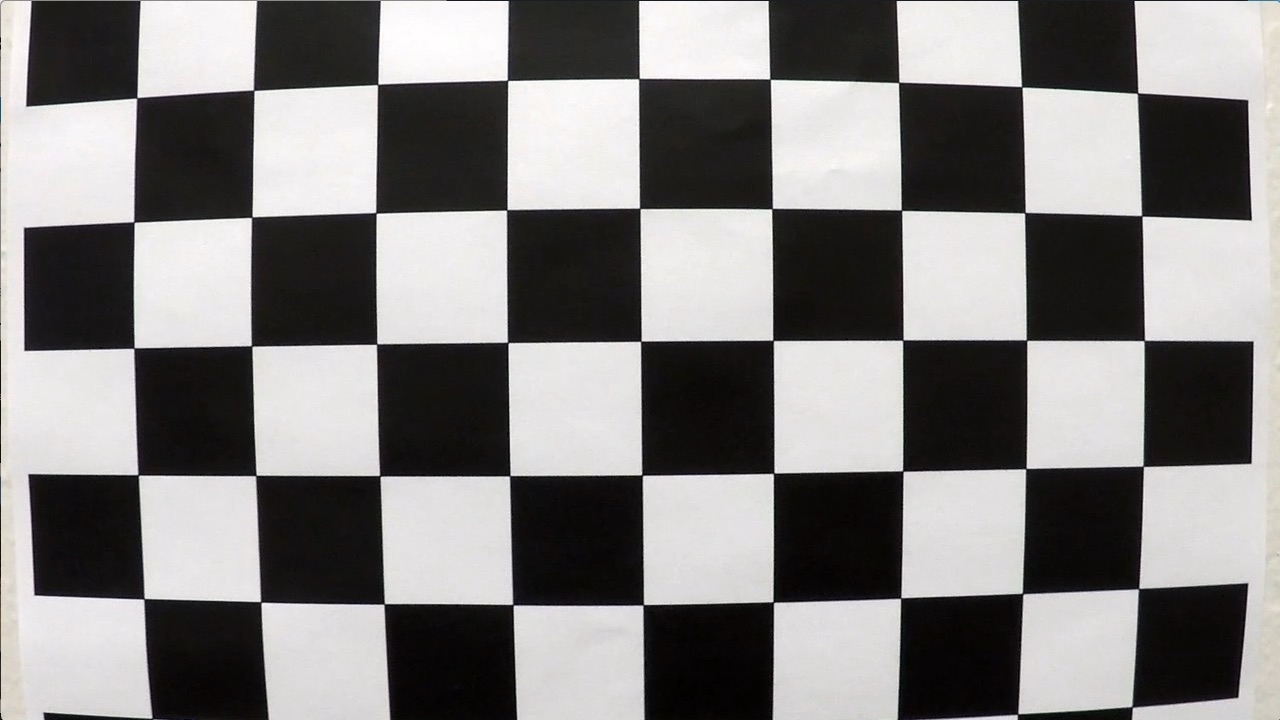
#> input picture camera_cal/calibration1.jpg, 1280 x 720 px; the run also reads 2 pictures not shown here
$ jupyter execute --allow-errors Advanced-Lane-Lines-P4.ipynb   (shell and % lines are left out)   (older library calls are emulated)
#> lines starting #> are read from the running program, lines starting #| are printed output that depends on the picture; after the words box and inside, x2 and y2 are one past the last pixel; in counts of white or black regions, pixels touching at a corner belong together
[cell 1]
# Modules
import pickle
import os
import cv2
import glob
import numpy as np
import matplotlib.pyplot as plt
import time
from collections import deque

# Section 1: Camera Calibration

This section presents the method I did camera calibration. I designed a `CameraCalibrator`. During calibrating, it  searches valid chessboard pattens from $9 \times 6$ to $2 \times 2$. The `CameraCalibrator` also offers an `undistort` function to undistort camera images using calibrated matrixes.

---
## 1.1 The Camera Calibrator

The following code cell describes how I design the `CameraCalibrator`.

[cell 2]
# Camera calibration

class CameraCalibrator(object):

    def __init__(self):
        # Declare calibration matrixes.
        self.mtx = None
        self.dist = None

    def _gen_points(self, patten):
        '''Generate object points of one image using given patten.'''
        points = np.zeros((np.multiply(*patten), 3), np.float32)
        points[:, :2] = np.mgrid[0:patten[0], 0:patten[1]].T.reshape(-1, 2)
        return points

    def calibrate(self, chessboard_img_path, chessboard_patten=(9, 6), img_size=(1280, 720)):
        # Search pattens that may be smaller than default
#> called with chessboard_img_path = 'camera_cal/', chessboard_patten = (9, 6), img_size = (1280, 720)
        nx, ny = chessboard_patten
        pattens = [(x, y) for x in range(nx, 2, -1) for y in range(ny, 2, -1)]
        # calibrate using all images.
        images = glob.glob(os.path.join(chessboard_img_path, '*.jpg'))
        objpoints = []  # 3D object points of the chessboard.
        imgpoints = []  # 2D corner points in image plane.
        for idx, img_path in enumerate(images):
            img = plt.imread(img_path)
#> img is the input picture: shape (720, 1280, 3); mean R, G, B 130.1, 128.4, 127.8
            if (img.shape[1], img.shape[0]) != img_size:
                img = cv2.resize(img, img_size)
            gray = cv2.cvtColor(img, cv2.COLOR_RGB2GRAY)
            for patten in pattens:
                ret, corners = cv2.findChessboardCorners(gray, patten, None)
                if ret:
                    points = self._gen_points(patten)
                    objpoints.append(points)
                    imgpoints.append(corners)
                    break
                else:
                    continue
#> this loop made 2 passes
#> ret on passes 1 to 2: False, True
#> after the loop, imgpoints = 1 item; objpoints = 1 item
        assert len(imgpoints) > 0, 'No corners found!'
        _, self.mtx, self.dist, _, _ = cv2.calibrateCamera(objpoints, imgpoints,
                                                           img_size, None, None)
#> self.mtx = [[2934.5, 0, 429.2], [0, 2989.2, 297], [0, 0, 1]]; self.dist = [[-1.34, -13.69, 0.0587, 0.136, 137.7]]
        print('Calibration Done!')

    def undistort(self, img):
        assert self.mtx is not None, 'Er... No calibration matrix found!'
        return cv2.undistort(img, self.mtx, self.dist, None, self.mtx)

    def save_matrix(self, fname='camera_mtx_dist.pk'):
        camera_mtx_dist = {}
        camera_mtx_dist['mtx'] = self.mtx
        camera_mtx_dist['dist'] = self.dist
        with open(fname, 'wb') as f:
            pickle.dump(camera_mtx_dist, f)
        print('Camera calibration mtx and dist saved to {}'.format(fname))

    # [6 lines left out: function load_matrix, not called in this run]

## 1.2 Calibrate chessboard images

Calculate the calibration matrixes using the chessboard images under `camera_cal/` directory.

[cell 3]
cc = CameraCalibrator()
cc.calibrate(chessboard_img_path='camera_cal/')
cc.save_matrix()
undistort = cc.undistort  # rename function for easy use.

Here is an example of an undistorted chessboard image. The result seems just right.

[cell 4]
img = plt.imread('camera_cal/calibration1.jpg')
undistorted = undistort(img)
plt.figure(figsize=(12, 4), dpi=100)
plt.subplot(1, 2, 1)
plt.imshow(img)
plt.title('Original Image')
plt.subplot(1, 2, 2)
plt.imshow(undistorted)
plt.title('Undistorted Image')
plt.savefig('chessboard_undistortion.jpg')
plt.show()

Here, I applied the `undistort` function to all the test images under `test_images/` directory.

[cell 5]
test_img_paths = sorted(glob.glob('test_images/*.jpg'))

for test_img_path in test_img_paths:
    img = plt.imread(test_img_path)
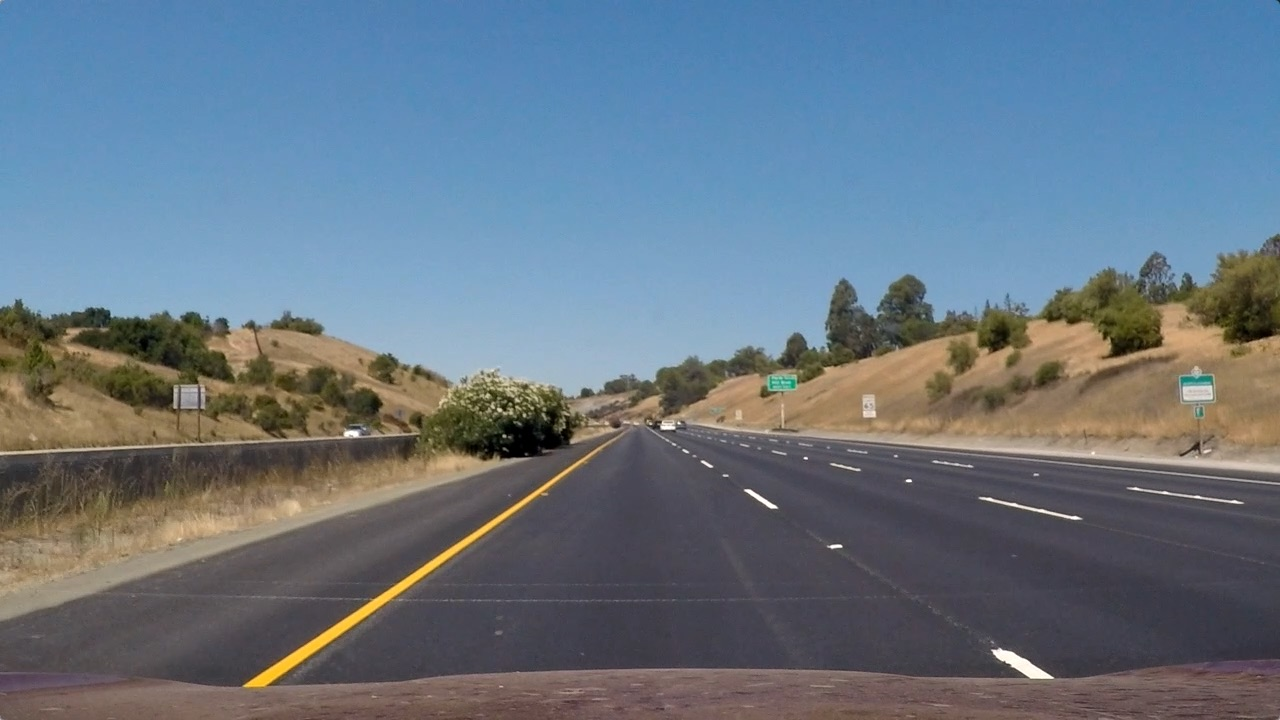
#> input picture test_images/straight_lines1.jpg, 1280 x 720 px
#> img is the input picture: shape (720, 1280, 3); mean R, G, B 103.2, 117.7, 131.2
    undist = undistort(img)
    basename = os.path.basename(test_img_path)
    plt.imsave(os.path.join('output_images', basename.split('.')[0]+'_undist.jpg'), undist)

[cell 6]
img = plt.imread('test_images/test5.jpg')
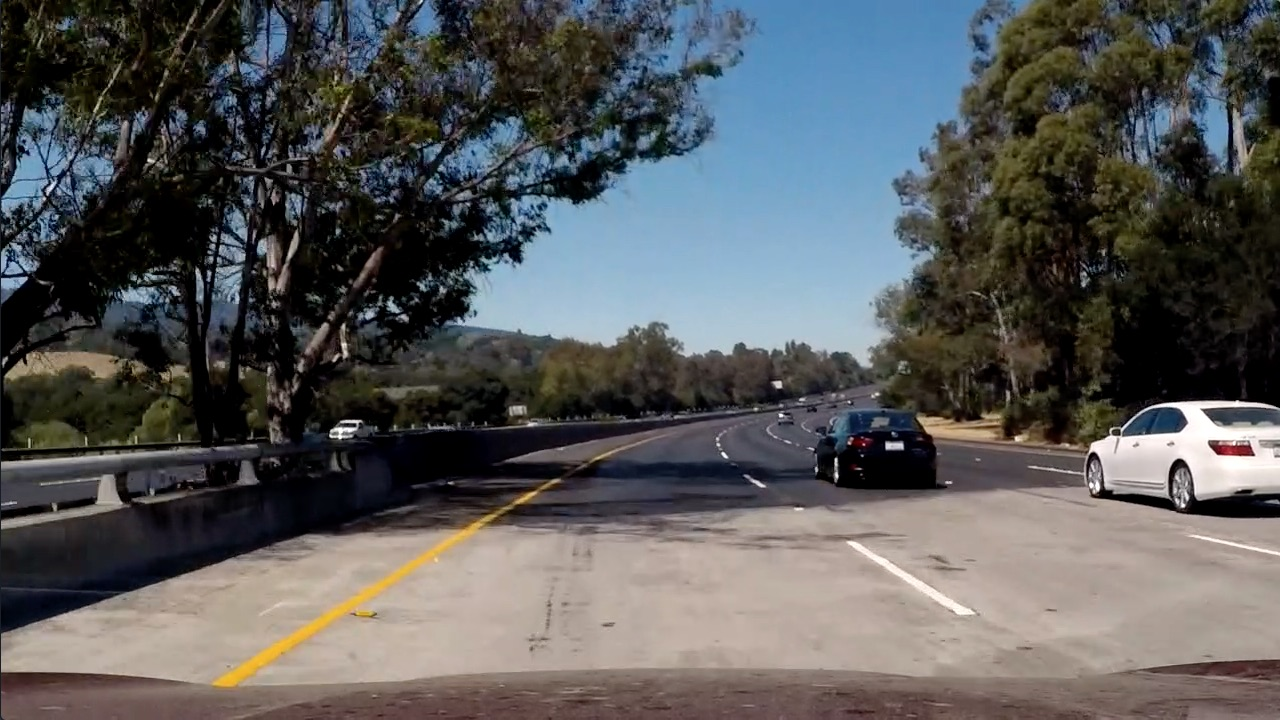
#> input picture test_images/test5.jpg, 1280 x 720 px
#> img is the input picture: shape (720, 1280, 3); mean R, G, B 88.5, 89.3, 89.8
img_undist = plt.imread('output_images/test5_undist.jpg')
plt.figure(figsize=(12, 4), dpi=100)
plt.subplot(1, 2, 1)
plt.imshow(img)
plt.title('Original Image')
plt.subplot(1, 2, 2)
plt.imshow(img_undist)
plt.title('Undistorted Image')
plt.savefig('undistortion_example.jpg')
plt.show()

# Section 2: Binary Filter for Lane Lines

In this section, I designed a `LaneLineFilter` to extract lane line pixels from a camera image into a binary image. I **spared no effort** in trying to find out the best way to extract line pixels. Finally I got the following tricks:
- **Use LAB color space.** L channel is actually the grayscale of the image, I did sobel gradient calculation on this channel. And B channel actually represents how ***yellow*** the image is, which is perfectly to detect yellow line pixels.
- **Gaussian smooth the absolute sobel gradients.** This to some extent reduces the noise pixels of the sobel results.
- **Take median-value filtering.** For L & B channels, the pixels smaller than their median value are set to the median. This is pretty cool since it filtered some darker but not lane line pixels, making the sobel gradients clean. This is especially useful when processing `challenge_video.mp4`.

---

The following code cell describes how the `LaneLineFilter` is implemented.

[cell 7]
class LaneLineFilter(object):
    '''
    A binary filter for lane lines.
    '''
    def __init__(self, sobel_thresh=(20, 100), sobel_kernel=3, sm_kernel=3,
                 l_thresh=170, b_thresh=60):
        self.sobel_thresh = sobel_thresh
        self.sobel_kernel = sobel_kernel
        self.sm_kernel = sm_kernel  # Gaussian smooth kernel size
        # The thresholds of the scaled and median-subtracted L & B channels of LAB color space image.
        self.l_thresh = l_thresh
        self.b_thresh = b_thresh

    def _lab_thresh(self, img):
        '''
        Input should be a RGB image array.
        Return is a processed binary of the LAB color space image.
        '''
        lab = cv2.cvtColor(img, cv2.COLOR_RGB2LAB)
#> lab: shape (720, 1280, 3); mean of channels 0, 1, 2 93.8, 128.6, 128
        L = lab[:, :, 0]
        B = lab[:, :, 2]
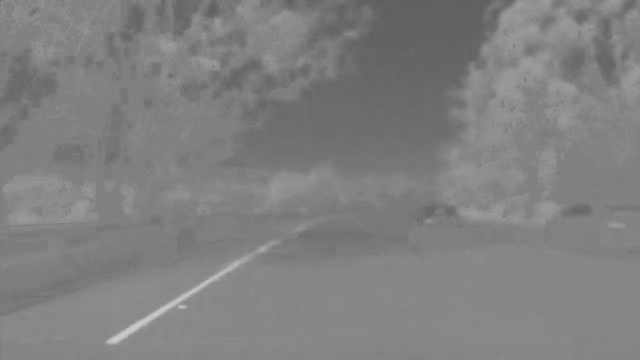
#> B: shape (720, 1280) (shown at 1/2 size); min 93, max 203, mean 128
        # Median filtering
        median_L = np.int(np.median(L))
#> median_L = 86
        median_B = np.int(np.median(B))
#> median_B = 130
        L[L < median_L] = median_L
        B[B < median_B] = median_B
        # Calculate line profile gradients for L channel
        sx = cv2.Sobel(L, cv2.CV_32F, 1, 0, ksize=self.sobel_kernel)
        sy = cv2.Sobel(L, cv2.CV_32F, 0, 1, ksize=self.sobel_kernel)
        abs_sx = np.abs(sx)
        abs_sy = np.abs(sy)
        scaled_sx = np.uint8(255 * abs_sx / np.max(abs_sx))
        scaled_sy = np.uint8(255 * abs_sy / np.max(abs_sy))
        # Gaussian smoothing to reduce noises
        scaled_sx = cv2.GaussianBlur(scaled_sx, (self.sm_kernel,)*2, self.sm_kernel)
        scaled_sy = cv2.GaussianBlur(scaled_sy, (self.sm_kernel,)*2, self.sm_kernel)
        # Sobel thresh
        binary = np.zeros_like(scaled_sx)
        min_thresh, max_thresh = self.sobel_thresh
        binary[(scaled_sx > min_thresh) & (scaled_sx <= max_thresh) & \
               (scaled_sy > min_thresh) & (scaled_sy <= max_thresh)] = 1
        # L channel thresh for white color extraction
        # B channel thresh for yellow color extraction
        l_scaled = (L - np.min(L)) * 255.0 / (np.max(L) - np.min(L))
        b_scaled = (B - np.min(B)) * 255.0 / (np.max(B) - np.min(B))
        binary[l_scaled > self.l_thresh] = 1
        binary[b_scaled > self.b_thresh] = 1
        return binary

    def apply(self, img):
        return self._lab_thresh(img)
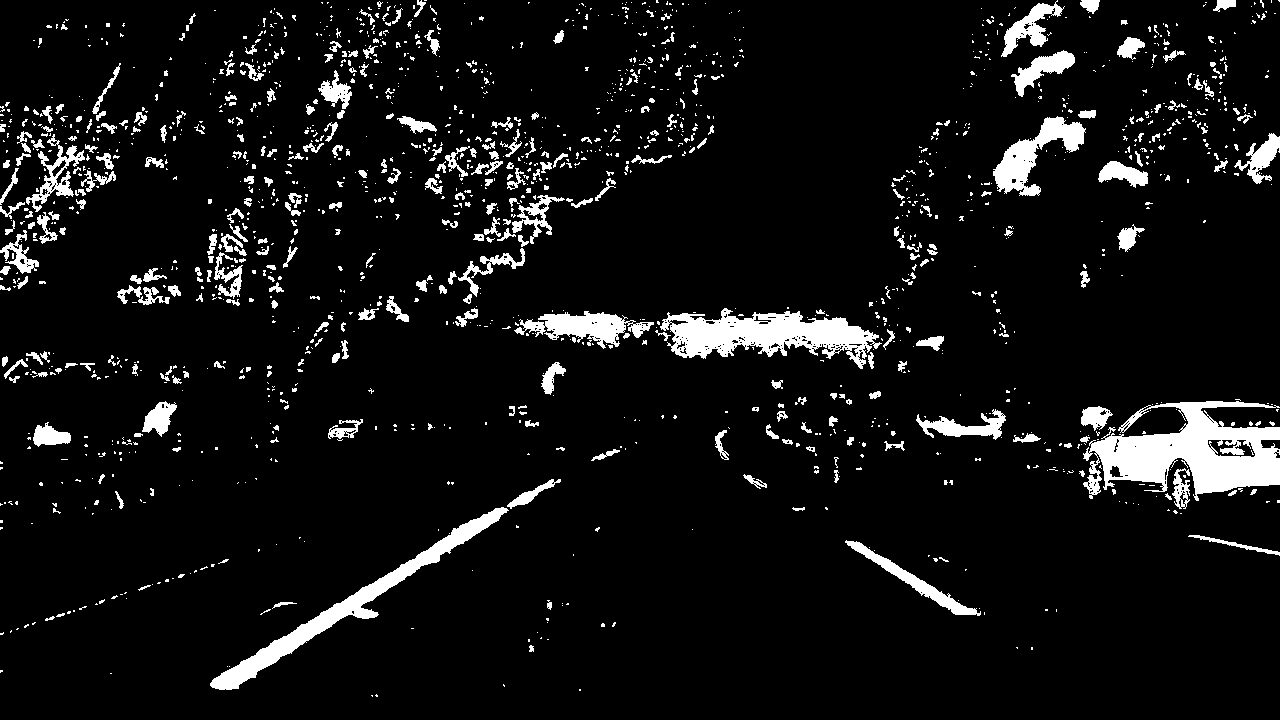
#> returned value: shape (720, 1280); values 0 (black) and 1 (white), 7.3% white; 1645 white regions (1300 under 20 px), largest, box (x1, y1, x2, y2) and area: (1083, 401, 1280, 501) 10493, (660, 308, 882, 369) 6660, (210, 507, 509, 690) 5387

Here is an example binary image of filtered line pixels. The result is pretty cool, without too much noise pixels.

[cell 8]
img = plt.imread('test_images/test5.jpg')
llf = LaneLineFilter()
binary = llf.apply(img)
plt.figure(figsize=(12, 4), dpi=100)
plt.subplot(1, 2, 1)
plt.imshow(img)
plt.title('Original Image')
plt.subplot(1, 2, 2)
plt.imshow(binary, 'gray')
plt.title('Binary Image')
plt.savefig('binary_example.jpg')
#> (the rest of the program and of its run is left out)
